Frame 1 (no input): blank canvas, image omitted
Frame 60 (the mouse pressed at the canvas centre just before this capture): blank canvas, image omitted
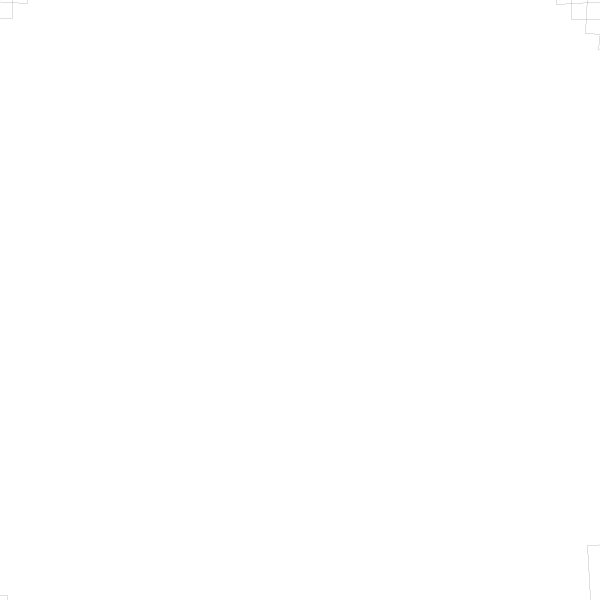
Frame 120 (the mouse held since frame 60 and released just before this capture)

The Processing sketch whose frames 1 and 60 were blank and that drew this single picture after the mouse press (run headless with seeded random() and noise(); from frame 60 on, the mouse is pressed at the canvas centre):

// Processing sketch: processing_163410
// ── processing_163410.pde

void setup(){
  size(600,600);
  background(255);
}
int i;
void draw(){
  translate(width/2,height/2);
  rotate(radians(i));
  stroke(0);
  strokeWeight(0.1);
  noFill();
  translate(width/2,height/2);
  rectMode(CENTER);
  rect(3+i/50,3-i/50,-i/5,-i/5);
  i=i+3;

}
